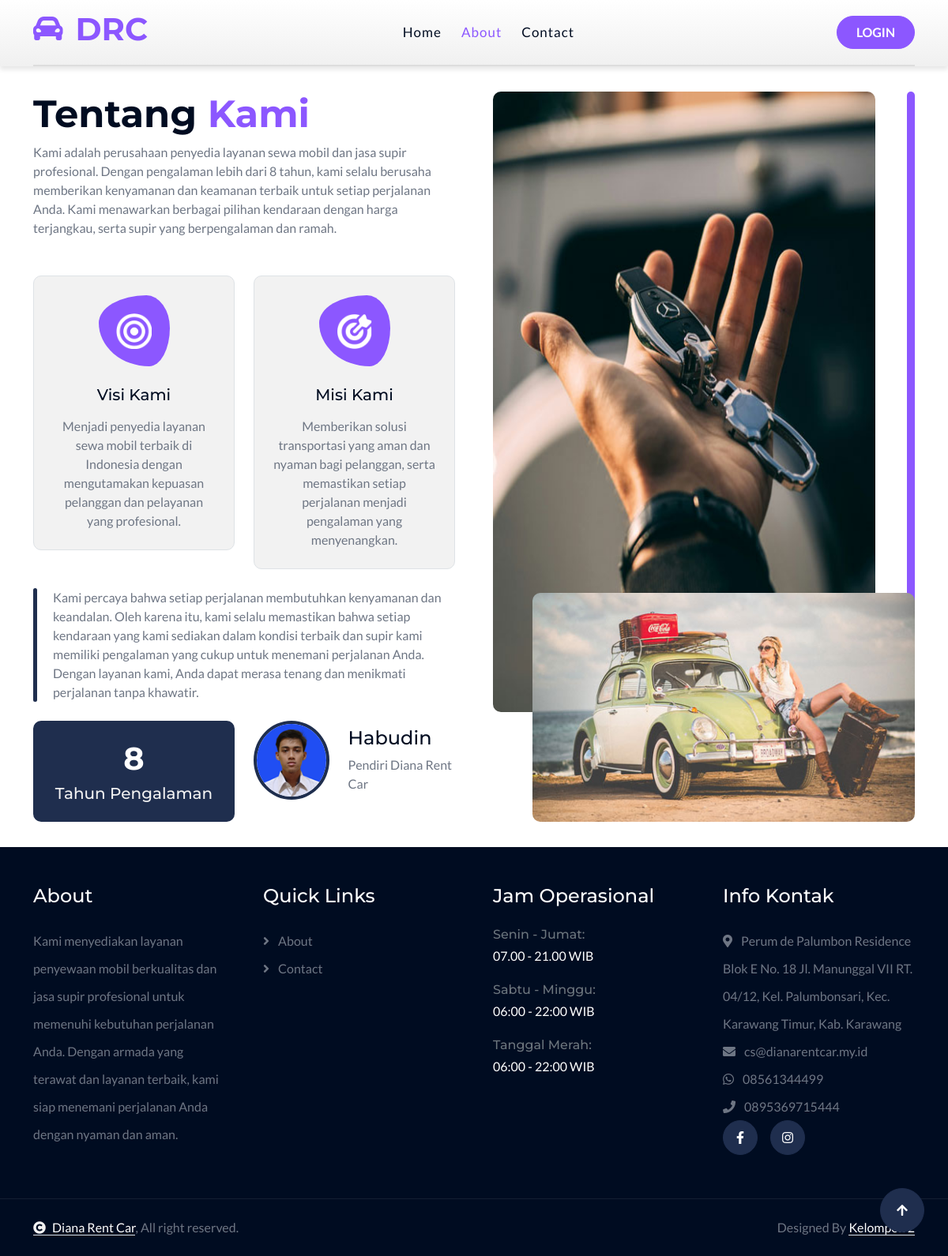
Page /?views=about on the committed database.
### tables this page shows
CREATE TABLE IF NOT EXISTS `tm_settings` (
  `id` int NOT NULL AUTO_INCREMENT,
  `uuid` varchar(40) NOT NULL,
  `owner` varchar(50) NOT NULL,
  `photo` varchar(255) NOT NULL,
  `bank` varchar(50) NOT NULL,
  `account_number` varchar(50) NOT NULL,
  `address` text NOT NULL,
  `email` varchar(50) NOT NULL,
  `phone_number_1` varchar(14) NOT NULL,
  `phone_number_2` varchar(14) DEFAULT NULL,
  `agreement_1` text NOT NULL,
  `agreement_2` text NOT NULL,
  `visi` text NOT NULL,
  `misi` text NOT NULL,
  `about_company` text NOT NULL,
  `history_company` text NOT NULL,
  `about_footer` text NOT NULL,
  `facebook` varchar(255) DEFAULT NULL,
  `instagram` varchar(255) DEFAULT NULL,
  `twitter` varchar(255) DEFAULT NULL,
  `tiktok` varchar(255) DEFAULT NULL,
  `created_at` timestamp NULL DEFAULT CURRENT_TIMESTAMP,
  `updated_at` timestamp NULL DEFAULT CURRENT_TIMESTAMP ON UPDATE CURRENT_TIMESTAMP,
  PRIMARY KEY (`id`),
  UNIQUE KEY `id` (`id`)
);

### classes/Setting.php (called while the page is built, shortened)
<?php
class Setting
{
    private $conn;
    private $table = 'tm_settings';
    public function __construct()
    {
        $db = new Database();
        $this->conn = $db->connect();
    }
    public function list()
    {
        $query = "SELECT * FROM " . $this->table;
        $stmt = $this->conn->query($query);
        return $stmt->fetchAll(PDO::FETCH_ASSOC);
    }
}

### classes/DatabaseExample.php (called while the page is built, shortened)
<?php
class Database
{
    private $host = 'localhost';
    private $db_name = 'dianarentcar';
    private $username = 'root';
    private $password = '';
    public function connect()
    {
        $this->conn = null;
        try {
            $this->conn = new PDO("mysql:host=" . $this->host . ";dbname=" . $this->db_name, $this->username, $this->password);
            $this->conn->setAttribute(PDO::ATTR_ERRMODE, PDO::ERRMODE_EXCEPTION);
        } catch (PDOException $e) {
            echo "Connection Error: " . $e->getMessage();
        }
        return $this->conn;
    }
}

### views/about.php (the view)
<?php
require_once 'classes/Setting.php';
$settingModel = new Setting();
$setting = $settingModel->list()[0];
$owner = $setting['owner'];
$photo = $setting['photo'];
$about_company = $setting['about_company'];
$history_company = $setting['history_company'];
$visi = $setting['visi'];
$misi = $setting['misi'];
?>
<div class="container-fluid overflow-hidden about py-3">
    <div class="container py-3">
        <div class="row g-5">
            <div class="col-xl-6 wow fadeInLeft" data-wow-delay="0.2s">
                <div class="about-item">
                    <div class="pb-5">
                        <h1 class="display-5 text-capitalize">Tentang <span class="text-primary">Kami</span></h1>
                        <p class="mb-0"><?php echo htmlspecialchars($about_company); ?></p>
                    </div>
                    <div class="row g-4">
                        <div class="col-lg-6">
                            <div class="about-item-inner border p-4">
                                <div class="about-icon mb-4">
                                    <img src="assets/web/img/about-icon-1.png" class="img-fluid w-50 h-50" alt="Icon" style="filter: brightness(0) invert(1);">
                                </div>
                                <h5 class="mb-3">Visi Kami</h5>
                                <p class="mb-0"><?php echo htmlspecialchars($visi); ?></p>
                            </div>
                        </div>
                        <div class="col-lg-6">
                            <div class="about-item-inner border p-4">
                                <div class="about-icon mb-4">
                                    <img src="assets/web/img/about-icon-2.png" class="img-fluid h-50 w-50" alt="Icon" style="filter: brightness(0) invert(1);">
                                </div>
                                <h5 class="mb-3">Misi Kami</h5>
                                <p class="mb-0"><?php echo htmlspecialchars($misi); ?></p>
                            </div>
                        </div>
                    </div>
                    <p class="text-item my-4"><?php echo htmlspecialchars($history_company); ?></p>
                    <div class="row g-4">
                        <div class="col-lg-6">
                            <div class="text-center rounded bg-secondary p-4">
                                <?php
                                $currentYear = date("Y");
                                $establishedYear = 2016;
                                $yearsInBusiness = $currentYear - $establishedYear;
                                ?>
                                <h1 class="display-6 text-white"><?php echo $yearsInBusiness; ?></h1>
                                <h5 class="text-light mb-0">Tahun Pengalaman</h5>
                            </div>
                        </div>
                        <div class="col-lg-6">
                            <div class="d-flex align-items-center">
                                <img src="assets/uploads/owner/<?php echo htmlspecialchars($photo); ?>" class="img-fluid rounded-circle border border-4 border-secondary" style="width: 100px; height: 100px;" alt="Image">
                                <div class="ms-4">
                                    <h4><?php echo htmlspecialchars($owner); ?></h4>
                                    <p class="mb-0">Pendiri Diana Rent Car</p>
                                </div>
                            </div>
                        </div>
                    </div>
                </div>
            </div>
            <div class="col-xl-6 wow fadeInRight" data-wow-delay="0.2s">
                <div class="about-img">
                    <div class="img-1">
                        <img src="assets/web/img/about-img.jpg" class="img-fluid rounded h-100 w-100" alt="">
                    </div>
                    <div class="img-2">
                        <img src="assets/web/img/about-img-1.jpg" class="img-fluid rounded w-100" alt="">
                    </div>
                </div>
            </div>
        </div>
    </div>
</div>

### layouts/footer.php (shortened to what this page needs)
<?php
require_once 'classes/Setting.php';
$settingModel = new Setting();
$setting = $settingModel->list()[0];
$about_footer = $setting['about_footer'];
$address = $setting['address'];
$email = $setting['email'];
$phone_number_1 = $setting['phone_number_1'];
$phone_number_2 = $setting['phone_number_2'];
$facebook = $setting['facebook'];
$instagram = $setting['instagram'];
?>
<div class="container-fluid footer py-5 wow fadeIn" data-wow-delay="0.2s">
    <div class="container">
        <div class="row g-5">
            <div class="col-md-6 col-lg-6 col-xl-3">
                <div class="footer-item d-flex flex-column">
                    <div class="footer-item">
                        <h4 class="text-white mb-4">About</h4>
                        <p class="mb-3"><?php echo htmlspecialchars($about_footer); ?></p>
                    </div>
                </div>
            </div>
            <div class="col-md-6 col-lg-6 col-xl-3">
                <div class="footer-item d-flex flex-column">
                    <h4 class="text-white mb-4">Quick Links</h4>
                    <a href="?views=about"><i class="fas fa-angle-right me-2"></i> About</a>
                    <a href="?views=contact"><i class="fas fa-angle-right me-2"></i> Contact</a>
                </div>
            </div>
            <div class="col-md-6 col-lg-6 col-xl-3">
                <div class="footer-item d-flex flex-column">
                    <h4 class="text-white mb-4">Jam Operasional</h4>
                    <div class="mb-3">
                        <h6 class="text-muted mb-0">Senin - Jumat:</h6>
                        <p class="text-white mb-0">07.00 - 21.00 WIB</p>
                    </div>
                    <div class="mb-3">
                        <h6 class="text-muted mb-0">Sabtu - Minggu:</h6>
                        <p class="text-white mb-0">06:00 - 22:00 WIB</p>
                    </div>
                    <div class="mb-3">
                        <h6 class="text-muted mb-0">Tanggal Merah:</h6>
                        <p class="text-white mb-0">06:00 - 22:00 WIB</p>
                    </div>
                </div>
            </div>
            <div class="col-md-6 col-lg-6 col-xl-3">
                <div class="footer-item d-flex flex-column">
                    <h4 class="text-white mb-4">Info Kontak</h4>
                    <a href="https://maps.app.goo.gl/hHdMvZpLid1f6yETA" target="_blank"><i class="fa fa-map-marker-alt me-2"></i> <?php echo htmlspecialchars($address); ?></a>
                    <a href="mailto:<?php echo htmlspecialchars($email); ?>"><i class="fas fa-envelope me-2"></i> <?php echo htmlspecialchars($email); ?></a>
                    <?php
                    $phone_number_1_62 = ltrim($phone_number_1, '0');
                    $phone_number = '62' . $phone_number_1_62;
                    ?>
                    <a href="https://wa.me/<?php echo htmlspecialchars($phone_number); ?>" target="_blank"><i class="fab fa-whatsapp me-2"></i> <?php echo htmlspecialchars($phone_number_1); ?></a>
                    <a href="tel:<?php echo htmlspecialchars($phone_number_2); ?>"><i class="fas fa-phone me-2"></i> <?php echo htmlspecialchars($phone_number_2); ?></a>
                    <div class="d-flex">
                        <?php if (!empty($facebook)): ?>
                            <a class="btn btn-secondary btn-md-square rounded-circle me-3" href="<?php echo htmlspecialchars($facebook); ?>" target="_blank"><i class="fab fa-facebook-f text-white"></i></a>
                        <?php endif; ?>
                        <?php if (!empty($instagram)): ?>
                            <a class="btn btn-secondary btn-md-square rounded-circle me-3" href="<?php echo htmlspecialchars($instagram); ?>" target="_blank"><i class="fab fa-instagram text-white"></i></a>
                        <?php endif; ?>
                    </div>
                </div>
            </div>
        </div>
    </div>
</div>
<div class="container-fluid copyright py-4">
    <div class="container">
        <div class="row g-4 align-items-center">
            <div class="col-md-6 text-center text-md-start mb-md-0">
                <span class="text-body"><a href="#" class="border-bottom text-white"><i class="fas fa-copyright text-light me-2"></i>Diana Rent Car</a>, All right reserved.</span>
            </div>
            <div class="col-md-6 text-center text-md-end text-body">
                Designed By <a class="border-bottom text-white" href="#">Kelompok 2</a>
            </div>
        </div>
    </div>
</div>

### rows in the picture
tm_settings: about_company "Kami adalah perusahaan penyedia layanan sewa mobil dan jasa supir profesional. Dengan pengalaman lebih dari 8 tahun, kami selalu berusaha memberikan kenyamanan dan keamanan terbaik untuk setiap perjalanan Anda. Kami menawarkan berbagai pilihan kendaraan dengan harga terjangkau, serta supir yang berpengalaman dan ramah.", visi "Menjadi penyedia layanan sewa mobil terbaik di Indonesia dengan mengutamakan kepuasan pelanggan dan pelayanan yang profesional.", misi "Memberikan solusi transportasi yang aman dan nyaman bagi pelanggan, serta memastikan setiap perjalanan menjadi pengalaman yang menyenangkan.", history_company "Kami percaya bahwa setiap perjalanan membutuhkan kenyamanan dan keandalan. Oleh karena itu, kami selalu memastikan bahwa setiap kendaraan yang kami sediakan dalam kondisi terbaik dan supir kami memiliki pengalaman yang cukup untuk menemani perjalanan Anda. Dengan layanan kami, Anda dapat merasa tenang dan menikmati perjalanan tanpa khawatir.", photo (picture), owner "Habudin", about_footer "Kami menyediakan layanan penyewaan mobil berkualitas dan jasa supir profesional untuk memenuhi kebutuhan perjalanan Anda. Dengan armada yang terawat dan layanan terbaik, kami siap menemani perjalanan Anda dengan nyaman dan aman.", address "Perum de Palumbon Residence Blok E No. 18 Jl. Manunggal VII RT. 04/12, Kel. Palumbonsari, Kec. Karawang Timur, Kab. Karawang", email "cs@dianarentcar.my.id", phone_number_1 "08561344499", phone_number_2 "0895369715444"
